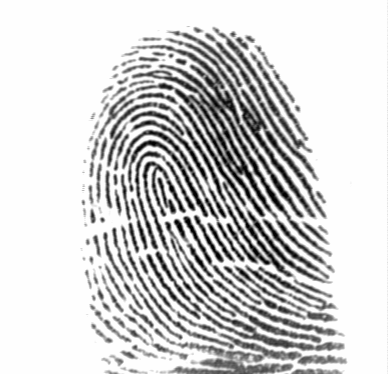
%> input picture myworkspace/picture_analyse_big1/FTIR.bmp, 388 x 374 px
$ octave --eval "result = imgchunk(imread('FTIR.bmp'));"   (GNU Octave 9; MATLAB toolbox functions it lacks are replaced by stand-ins)
%> lines starting %> are read from the running program, lines starting %| are printed output that depends on the picture
function imgchunk = imgchunk(img)
f = img;
%> f is the input picture: size 374x388 uint8; min 1, max 254, mean 208.8
[M,N] = size(f);
%> M = 374; N = 388
z = log(f+1);
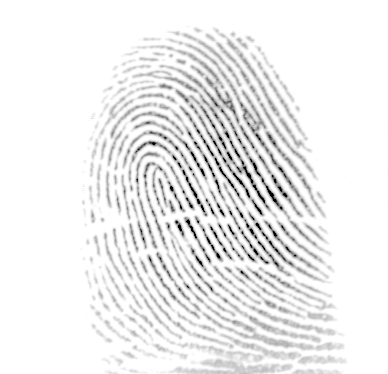
%> z: size 374x388 double; min 0.693, max 5.54, mean 5.22; drawn with min black and max white
P = 2*max([M N]);
%> P = 776
zp = padarray(z,[P-M P-N],0,'post');
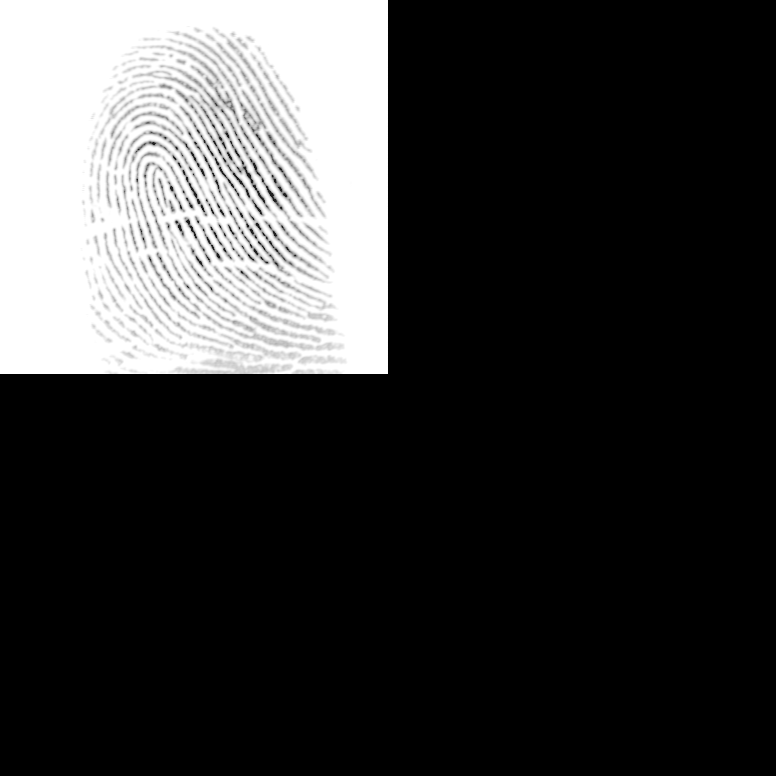
%> zp: size 776x776 double; min 0, max 5.54, mean 1.26; drawn with min black and max white
Z = fftshift(fft2(zp));
% filter
[X, Y] = meshgrid(1:P);
D0 = 40;
gamma_h =15;  %不断调整参数直至输出达到一个号的结果；
gamma_l = 0.99;

c = 1;
H = (gamma_h-gamma_l) * (1-exp(-c*((X-P/2-1).^2+(Y-P/2-1).^2)/(D0*D0))) + gamma_l;

S = Z.*H;
sp = real(ifft2(ifftshift(S)));
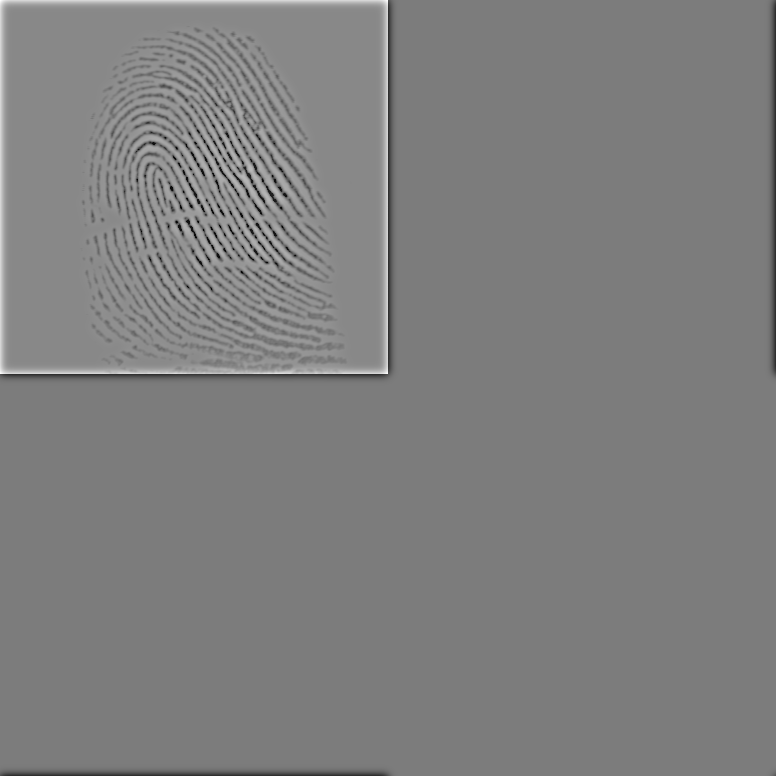
%> sp: size 776x776 double; min -57.25, max 60, mean 1.2; drawn with min black and max white
g = sp(1:M,1:N);
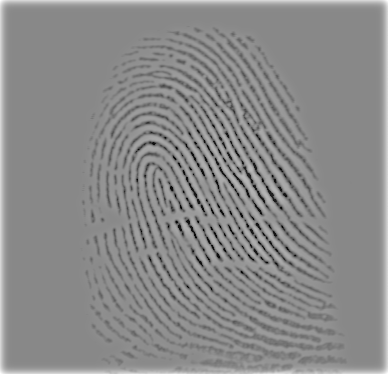
%> g: size 374x388 double; min -57.25, max 60, mean 6.6; drawn with min black and max white
%g = Normalization (g,3);
 g =real(g.^0.17);
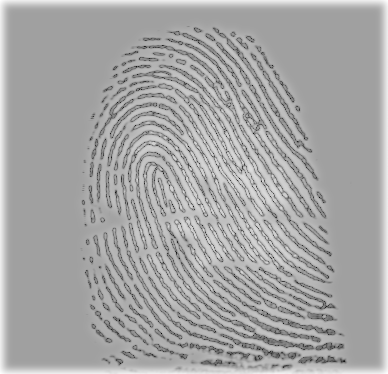
%> g: size 374x388 double; min 0.198, max 2.01, mean 1.38; drawn with min black and max white
imgchunk = g;
end

$ run again, on myworkspace/picture_analyse_big1/latent.bmp
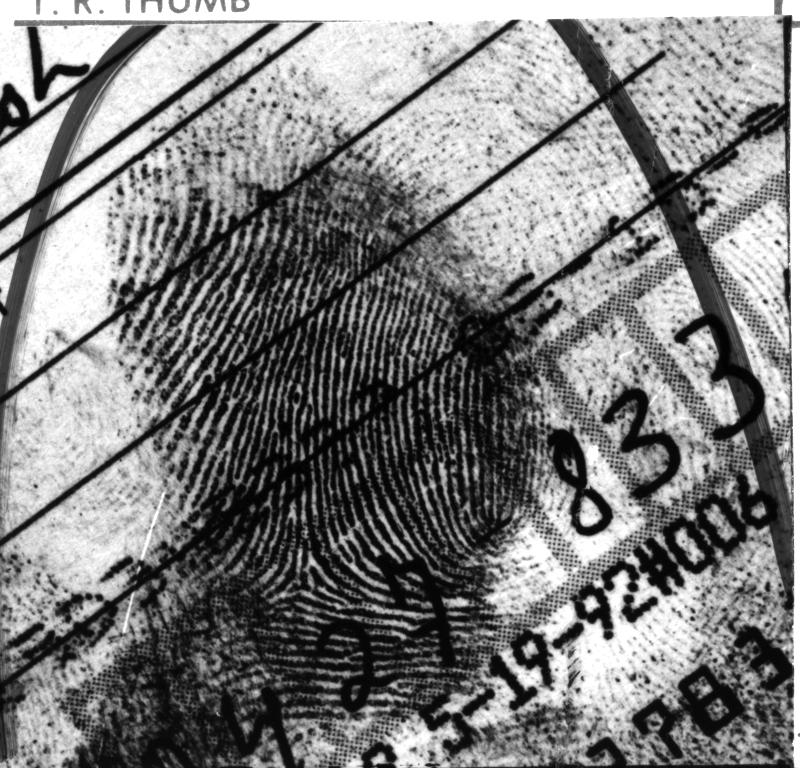
%> input picture myworkspace/picture_analyse_big1/latent.bmp, 800 x 768 px
%> in imgchunk, f is the input picture: size 768x800 uint8; min 1, max 255, mean 127.3
%> in imgchunk, `sp = real(ifft2(ifftshift(S)));`:
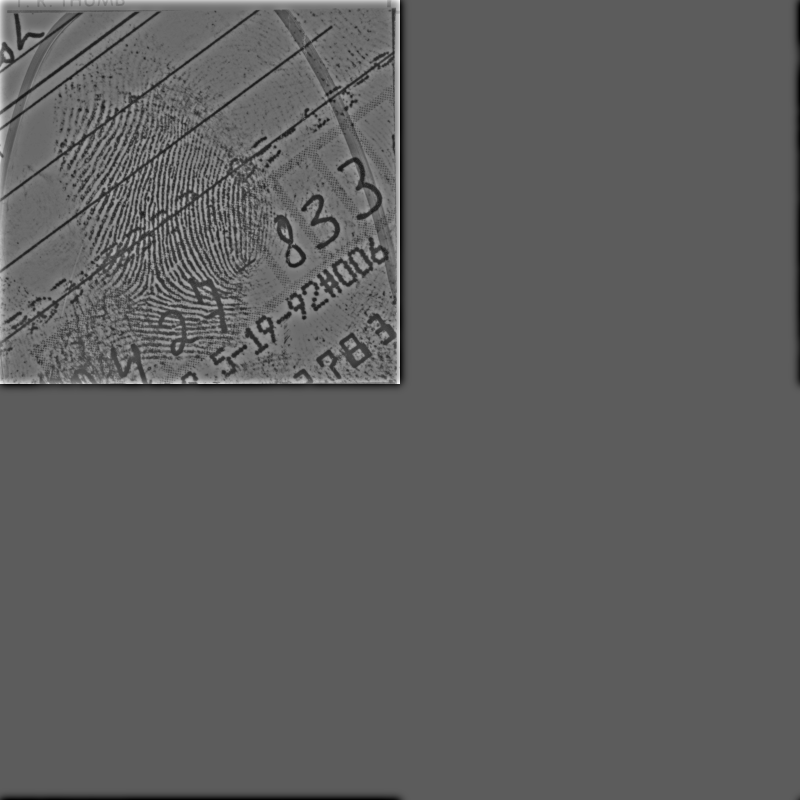
%> sp: size 1600x1600 double (shown at 1/2 size); min -37.09, max 65.06, mean 1.1; drawn with min black and max white
%> in imgchunk, `g =real(g.^0.17);`:
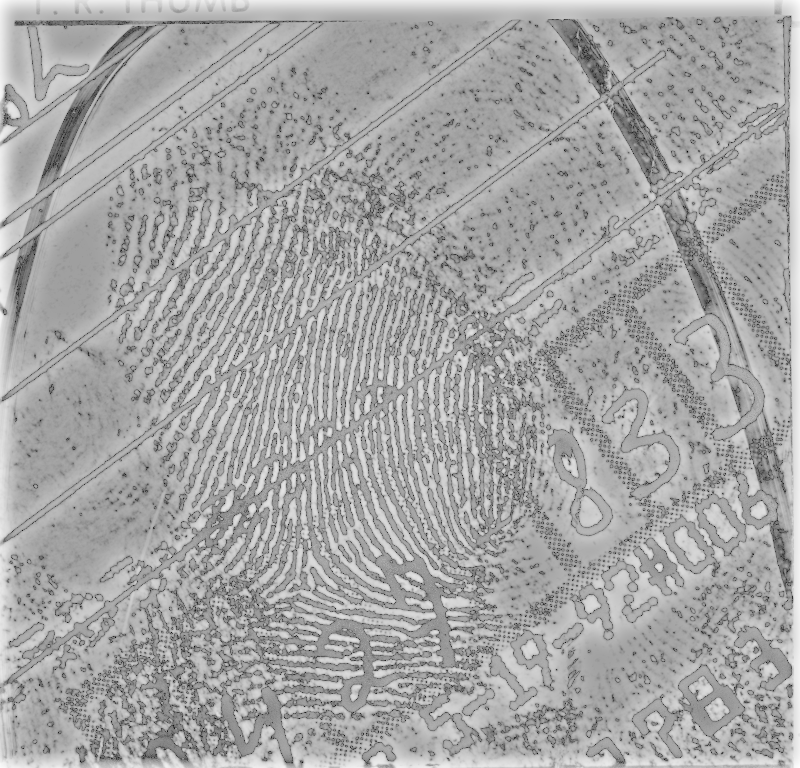
%> g: size 768x800 double; min 0.184, max 2.03, mean 1.39; drawn with min black and max white
